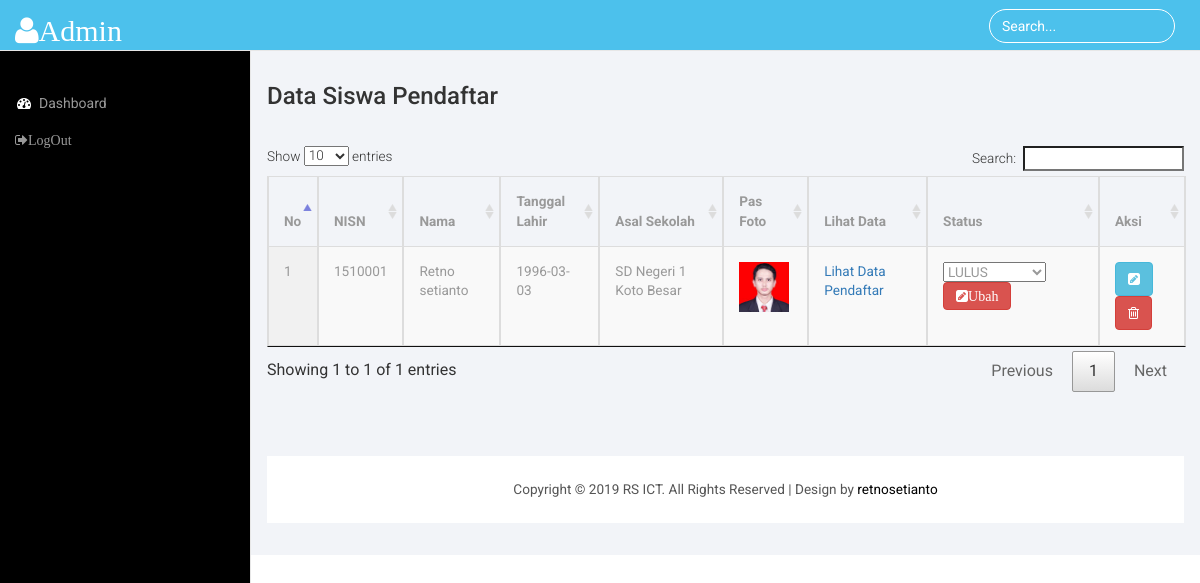
The app's page /admin/User/index.php?page=data_pendaftar with its own data.
### tables this page shows
CREATE TABLE `tbl_pendaftar` (
  `id_pendaftaran` int(11) NOT NULL,
  `id_register` int(11) NOT NULL,
  `no_pendaftaran` varchar(30) NOT NULL,
  `tgl_daftar` date NOT NULL,
  `NISN` varchar(30) NOT NULL,
  `nama` varchar(30) NOT NULL,
  `tempat_lahir` text NOT NULL,
  `tgl_lahir` date NOT NULL,
  `jenis_kelamin` varchar(30) NOT NULL,
  `agama` varchar(34) NOT NULL,
  `asal_sekolah` varchar(30) NOT NULL,
  `nm_ayah` varchar(50) NOT NULL,
  `nm_ibu` varchar(50) NOT NULL,
  `pekerjaan` varchar(50) NOT NULL,
  `bahasa_indonesia` varchar(56) NOT NULL,
  `ipa` varchar(45) NOT NULL,
  `matematika` varchar(45) NOT NULL,
  `bahasa_inggris` varchar(45) NOT NULL,
  `pas_foto` text NOT NULL,
  `foto_skhu` text NOT NULL,
  `alamat` text NOT NULL,
  `no_tlp` varchar(30) NOT NULL,
  `konfirmasi` varchar(50) NOT NULL
);

### admin/User/data_pendaftar.php (the view, shortened to what this page needs)
<body class="wide comments example dt-example-bootstrap">
	<div class="fw-container">
		<div class="fw-body">
			<div class="content">
			<?php
				include "koneksi.php";
				$sqlt = mysqli_query($koneksi, "select * from tbl_pendaftar");
				$no=1;
			?>
			<tr>
				<h3>Data Siswa Pendaftar<br><br></h3>
			</tr>
				<table  id="table_id"  class="display table table-bordered">
					<thead>
						<tr>
							<th>No</th>
							<th>NISN </th>
							<th>Nama </th>
							<th>Tanggal Lahir</th>
							<th>Asal Sekolah</th>
							<th>Pas Foto</th>
							<th>Lihat Data</th>
							<th>Status</th>
							<th>Aksi</th>
						</tr>
					</thead>
					<?php
					while($dat = mysqli_fetch_array($sqlt)){
					?>
					<tr>
					<td><?= $no++ ?></td>
					<td><?= $dat['NISN']; ?></td>
					<td><?= $dat['nama']; ?></td>
					<td><?=  $dat['tgl_lahir']; ?></td>
					<td><?=  $dat['asal_sekolah']; ?></td>
					<td><img src="../../member/images/<?php echo $dat['pas_foto'] ;?>" alt="tidak muncul " width="50px"></td>
					<td><a href="index.php?page=data_lengkap_pendaftar&id=<?= $dat['id_pendaftaran']; ?>">Lihat Data Pendaftar</a></td>
					<td>
						<form method="POST" action="update_status_lulus.php">
							<select type="from-control" name="status" >
								<option value="LULUS">LULUS</option>
							</select>
							<button type="submit" name="update_stattus" class="btn btn-danger fa fa-pencil-square">Ubah</button>
						</form>
					<td>
					<form action="hapus.php?id=<?= $dat['id_pendaftaran']; ?>" method='post'>
					<a href="index.php?page=edit_pendaftar&id=<?= $dat['id_pendaftaran']; ?>" class="btn btn-info "><i  class="  fa fa-pencil-square"></i></a>
					<button type="submit" name="hapus_pendaftaran" class=" btn btn-danger"><i  class=" fa fa-trash-o"></i></button>
					</form>
					</td>
					</tr>
					<?php } ?>
				</table>
		</body>

### admin/User/css/style.css (style rules this page uses)
h4, h5, h6, h1, h2, h3 { margin-top: 0; }
html, body { font-family: 'Roboto', sans-serif; font-size: 100%; background:#000; overflow-x: hidden; }
body a { transition:0.5s all; -webkit-transition:0.5s all; -moz-transition:0.5s all; -o-transition:0.5s all; -ms-transition:0.5s all; }
.table > thead > tr > th, .table > tbody > tr > th, .table > tfoot > tr > th, .table > thead > tr > td, .table > tbody > tr > td, .table > tfoot > tr > td { border-top: none !important; }
.table > thead > tr > th, .table > tbody > tr > th, .table > tfoot > tr > th, .table > thead > tr > td, .table > tbody > tr > td, .table > tfoot > tr > td { font-size: 0.85em; color: #999; }
.table td, .table>tbody>tr>td, .table>tbody>tr>th, .table>tfoot>tr>td, .table>tfoot>tr>th, .table>thead>tr>td, .table>thead>tr>th { padding:15px !important; }
.table > thead > tr > th { border-bottom: 1px solid #ddd !important; }

### records on screen
tbl_pendaftar: NISN "1510001", nama "Retno setianto", tgl_lahir "1996-03-03", asal_sekolah "SD Negeri 1 Koto Besar", pas_foto (picture)
